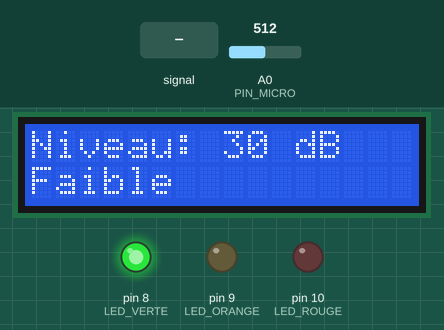
A sketch run on a simulated Arduino Uno, built with avr-gcc and run on an emulated ATmega328P. Parts: 16×2 character LCD, output pins drawn as LEDs (lit = HIGH). The inputs (shaded band) are chosen by the test bench; at power-on: A0 (PIN_MICRO) = 512. What the sketch prints to the serial monitor is not drawn.

Above: at 1.2 s.
1.3 s: A0 (PIN_MICRO) fed a 200 Hz sine of ±460 counts around its level
At 2.9 s:
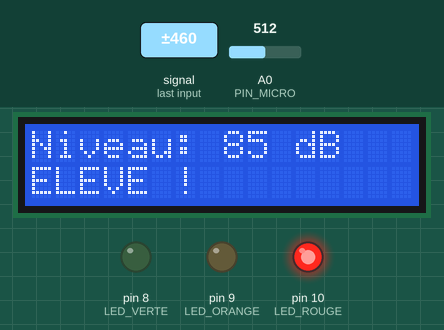
3.1 s: A0 (PIN_MICRO) set to 716
At 3.83 s:
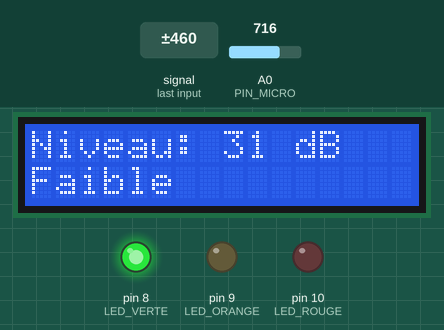
4.7 s: A0 (PIN_MICRO) fed a 1000 Hz sine of ±255 counts around its level
At 6.0 s:
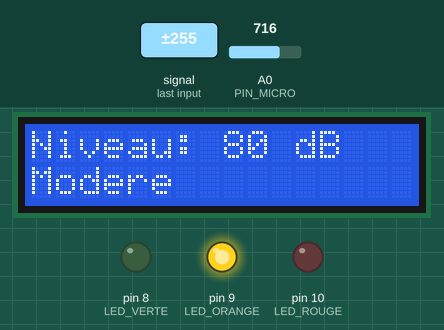
6.2 s: A0 (PIN_MICRO) set to 900
At 7.5 s:
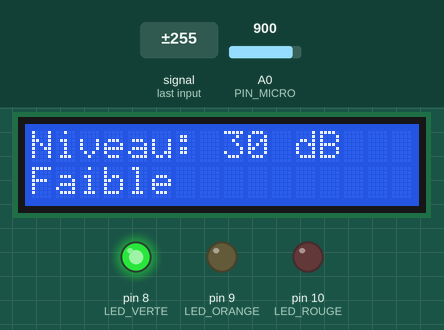
7.7 s: A0 (PIN_MICRO) set to 1023
At 8.13 s:
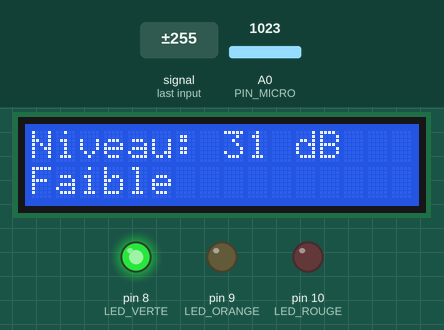
Timing chart, 0 to 10.2 s (numbered marks = the images above; inputs shaded):
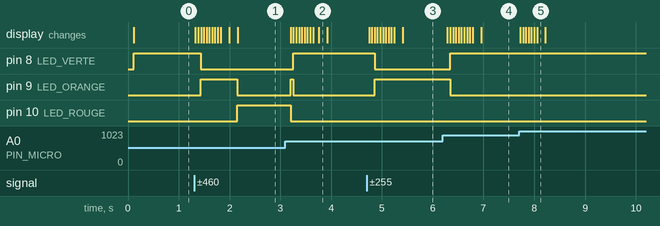

Measured:
- after the input at 1.3 s, pin 8 (LED_VERTE): HIGH → LOW after 0.14 s; pin 9 (LED_ORANGE): LOW → HIGH after 0.14 s, → LOW 0.72 s later; pin 10 (LED_ROUGE): LOW → HIGH after 0.85 s; the display: first changes at once (image 1 shows a later state)
- after the input at 3.1 s, pin 8 (LED_VERTE): LOW → HIGH after 0.16 s; pin 9 (LED_ORANGE): LOW → HIGH after 0.10 s, → LOW 0.06 s later; pin 10 (LED_ROUGE): HIGH → LOW after 0.10 s; the display: first changes after 0.10 s (image 2 shows a later state)
- after the input at 4.7 s, pin 8 (LED_VERTE): HIGH → LOW after 0.16 s; pin 9 (LED_ORANGE): LOW → HIGH after 0.16 s; the display: first changes after 0.05 s (image 3 shows a later state)
- after the input at 6.2 s, pin 8 (LED_VERTE): LOW → HIGH after 0.14 s; pin 9 (LED_ORANGE): HIGH → LOW after 0.14 s; the display: first changes after 0.09 s (image 4 shows a later state)
- after the input at 7.7 s, the display: first changes at once (image 5 shows a later state)

The sketch:

decibelmetre.ino
```cpp
// Décibelmètre numérique : microphone + préamplificateur -> Arduino Uno -> écran LCD 16x2 + 3 LED
//
//   LED verte  : niveau faible   (< 60 dB)
//   LED orange : niveau modéré   (60 à 85 dB)
//   LED rouge  : niveau élevé    (> 85 dB)

#include <LiquidCrystal.h>

// ---------- Brochage (à adapter à ton câblage) ----------
const int PIN_MICRO  = A0;   // sortie analogique du module micro + préamplificateur
const int LED_VERTE  = 8;
const int LED_ORANGE = 9;
const int LED_ROUGE  = 10;
LiquidCrystal lcd(12, 11, 5, 4, 3, 2);   // RS, E, D4, D5, D6, D7

// ---------- Seuils des trois zones ----------
const float SEUIL_MODERE = 60.0;   // dB
const float SEUIL_ELEVE  = 85.0;   // dB

// ---------- Calibration à un point (à régler avec un sonomètre de référence) ----------
// Pour un son stable, on relève l'amplitude crête-à-crête affichée sur le moniteur série
// et le niveau lu sur le sonomètre de référence, puis on les reporte ici.
const float DB_REF  = 72.0;    // niveau de référence en dB
const float P2P_REF = 200.0;   // amplitude crête-à-crête (0 à 1023) mesurée à ce niveau

const unsigned long FENETRE_MS = 50;   // durée d'une mesure
float dbLisse = 0.0;                   // niveau lissé pour un affichage stable

void setup() {
  pinMode(LED_VERTE, OUTPUT);
  pinMode(LED_ORANGE, OUTPUT);
  pinMode(LED_ROUGE, OUTPUT);
  lcd.begin(16, 2);
  Serial.begin(9600);
}

// Amplitude crête-à-crête du signal sur une fenêtre de mesure
int mesureCreteACrete() {
  unsigned long debut = millis();
  int mini = 1023;
  int maxi = 0;
  while (millis() - debut < FENETRE_MS) {
    int v = analogRead(PIN_MICRO);
    if (v < mini) mini = v;
    if (v > maxi) maxi = v;
  }
  return maxi - mini;
}

// Allume la LED de la zone et écrit le niveau sur l'écran
void afficher(float db) {
  const char* zone;
  digitalWrite(LED_VERTE, LOW);
  digitalWrite(LED_ORANGE, LOW);
  digitalWrite(LED_ROUGE, LOW);

  if (db < SEUIL_MODERE) {
    zone = "Faible          ";
    digitalWrite(LED_VERTE, HIGH);
  } else if (db <= SEUIL_ELEVE) {
    zone = "Modere          ";
    digitalWrite(LED_ORANGE, HIGH);
  } else {
    zone = "ELEVE !         ";
    digitalWrite(LED_ROUGE, HIGH);
  }

  lcd.setCursor(0, 0);
  lcd.print("Niveau: ");
  lcd.print((int)round(db));
  lcd.print(" dB   ");
  lcd.setCursor(0, 1);
  lcd.print(zone);
}

void loop() {
  int p2p = mesureCreteACrete();
  if (p2p < 1) p2p = 1;   // évite log(0)

  // Amplitude x2 = +6 dB : niveau = niveau de référence + 20 * log10(amplitude / amplitude de référence)
  float db = DB_REF + 20.0 * log10((float)p2p / P2P_REF);
  db = constrain(db, 30.0, 120.0);

  dbLisse = (dbLisse == 0.0) ? db : (0.7 * dbLisse + 0.3 * db);

  afficher(dbLisse);

  Serial.print("crete-a-crete = ");
  Serial.print(p2p);
  Serial.print("   niveau = ");
  Serial.print(dbLisse, 1);
  Serial.println(" dB");
}
```
